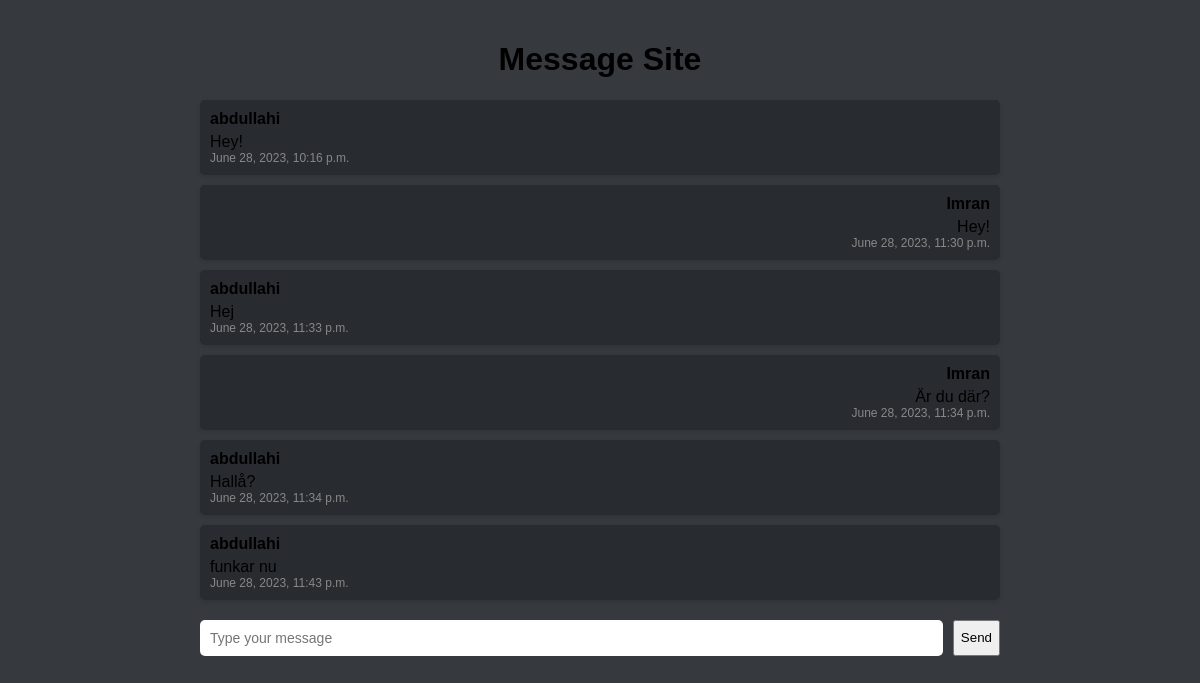
/msg/abdullahi (signed in), run on the app's committed database.
### base/models.py (models this page shows, shortened)
class Messages(models.Model):
    user = models.ForeignKey(User, on_delete=models.CASCADE)
    receiver = models.ForeignKey(User, on_delete=models.CASCADE, related_name="received_messages")
    message = models.CharField(max_length=200)
    created = models.DateTimeField(auto_now_add=True)

### base/views.py (the view)
# urls.py: path('msg/<str:pk>', msg, name="msg"),
def msg(request, pk):
    User = get_user_model()
    receiver = User.objects.get(username=pk)
    sender = request.user
    sent_messages = Messages.objects.filter(user=sender, receiver=receiver)
    received_messages = Messages.objects.filter(user=receiver, receiver=sender)
    messages = sent_messages | received_messages  # Combine sent and received messages
    new_messages = messages.order_by('created')
    if request.method == "POST":
        message = request.POST.get('msg')
        send = Messages.objects.create(user=sender, receiver=receiver, message=message)
        print("Message sent!")
        send.save()
    context = {"messages": new_messages}
    return render(request, 'base/msg.html', context)

### base/templates/base/msg.html (shortened to what this page needs)
<!DOCTYPE html>
<html lang="en">
<head>
</head>
<body>
    <!DOCTYPE html>
    <html lang="en">
    <head>
    </head>
    <body>
      <div class="container">
        <div class="header">
          <h1>Message Site</h1>
        </div>
        <ul class="message-list">
          {% for message in messages %}
            <li class="message-item {% if message.user == request.user %}sent{% endif %}">
              <div class="user">{{ message.user.username }}</div>
              <div class="content">{{ message.message }}</div>
              <div class="timestamp">{{ message.created }}</div>
            </li>
          {% endfor %}
        </ul>
        <form class="message-input" method="POST">
          <input name="msg" type="text" placeholder="Type your message">
          <input type="submit" value="Send">
        </form>
      </div>
    </body>
    </html>
</body>
</html>

### base/templates/base/msg.html (style rules this page uses)
body { font-family: Arial, sans-serif; background-color: #36393e; margin: 0; padding: 0; }
.container { max-width: 800px; margin: 0 auto; padding: 20px; }
.header { text-align: center; margin-bottom: 20px; }
.message-list { list-style-type: none; padding: 0; margin: 0; }
.message-item { display: flex; flex-direction: column; align-items: flex-start; background-color: #282b30; border-radius: 5px; box-shadow: 0 2px 5px rgba(0, 0, 0, 0.1); padding: 10px; margin-bottom: 10px; }
.message-item.sent { align-items: flex-end; }
.message-item .user { font-weight: bold; }
.message-item .content { margin-top: 5px; }
.message-item .timestamp { font-size: 12px; color: #888; }
.message-input { display: flex; margin-top: 20px; }
.message-input input[type="text"] { flex-grow: 1; padding: 10px; border-radius: 5px; border: none; margin-right: 10px; font-size: 14px; }

### data on the page
Messages: user.username "abdullahi", message "Hey!", created "June 28, 2023, 10:16 p.m."
Messages: user.username "Imran", message "Hey!", created "June 28, 2023, 11:30 p.m."
Messages: user.username "abdullahi", message "Hej", created "June 28, 2023, 11:33 p.m."
Messages: user.username "Imran", message "Är du där?", created "June 28, 2023, 11:34 p.m."
Messages: user.username "abdullahi", message "Hallå?", created "June 28, 2023, 11:34 p.m."
Messages: user.username "abdullahi", message "funkar nu", created "June 28, 2023, 11:43 p.m."
